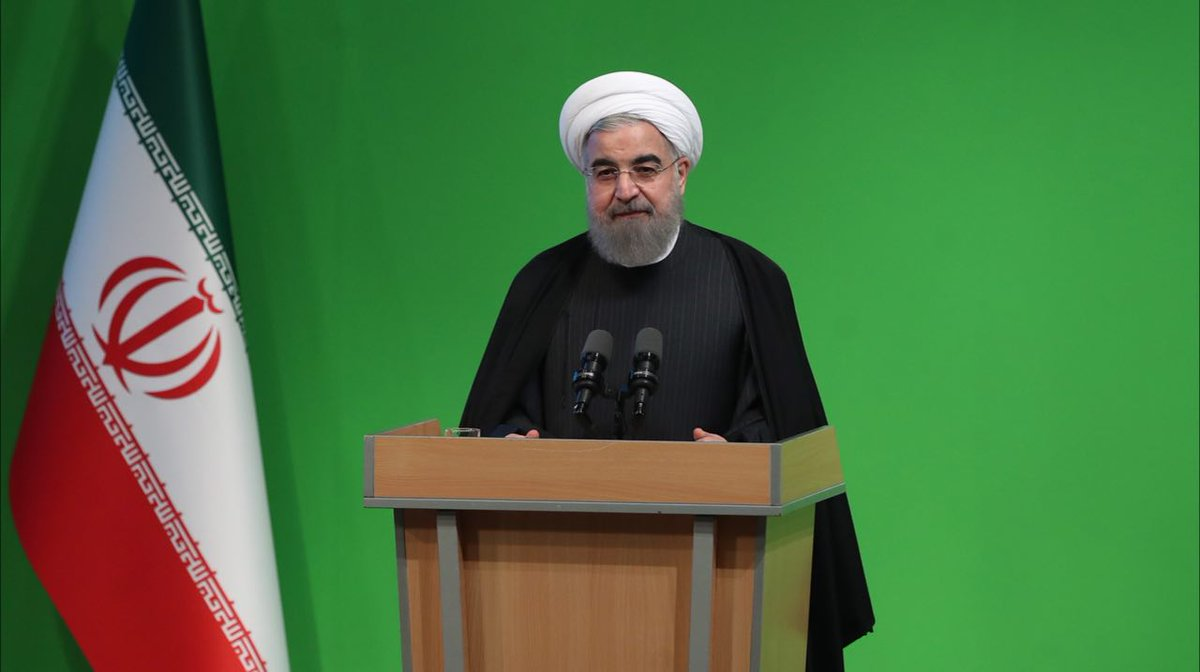
#> input picture rouhani.jpg, 1200 x 672 px
$ jupyter execute Untitled.ipynb
#> lines starting #> are read from the running program, lines starting #| are printed output that depends on the picture; after the words box and inside, x2 and y2 are one past the last pixel; in counts of white or black regions, pixels touching at a corner belong together
[cell 1]
import cv2
import numpy as np
import matplotlib.pyplot as plt

[cell 2]
image = cv2.cvtColor(cv2.imread('rouhani.jpg'), cv2.COLOR_RGB2HSV)
#> image: shape (672, 1200, 3); mean H, S, V 66.3, 140.2, 126.8
plt.imshow(image)

[cell 3]
bg = cv2.resize(cv2.imread('hell-park.jpg'),(image.shape[1],image.shape[0]))
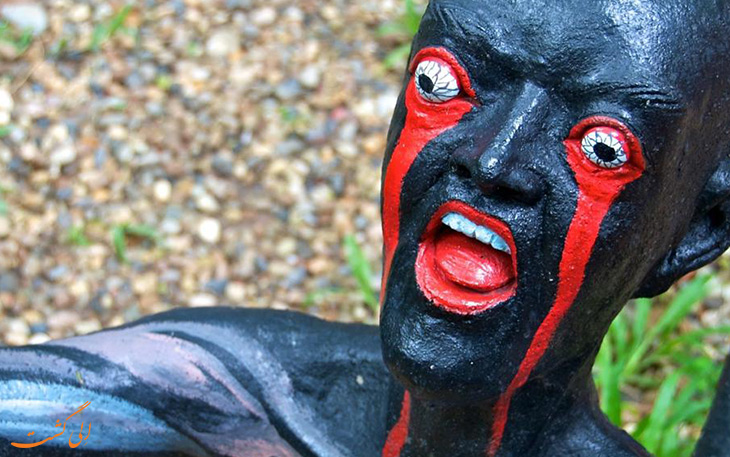
#> input picture hell-park.jpg, 730 x 457 px
#> bg: shape (672, 1200, 3); mean H, S, V 119.6, 119.7, 119.7
plt.imshow(bg)

[cell 4]
up = np.array([70, 255, 255])
low = np.array([50, 50, 50])

[cell 5]
mask = cv2.inRange(image, low, up)
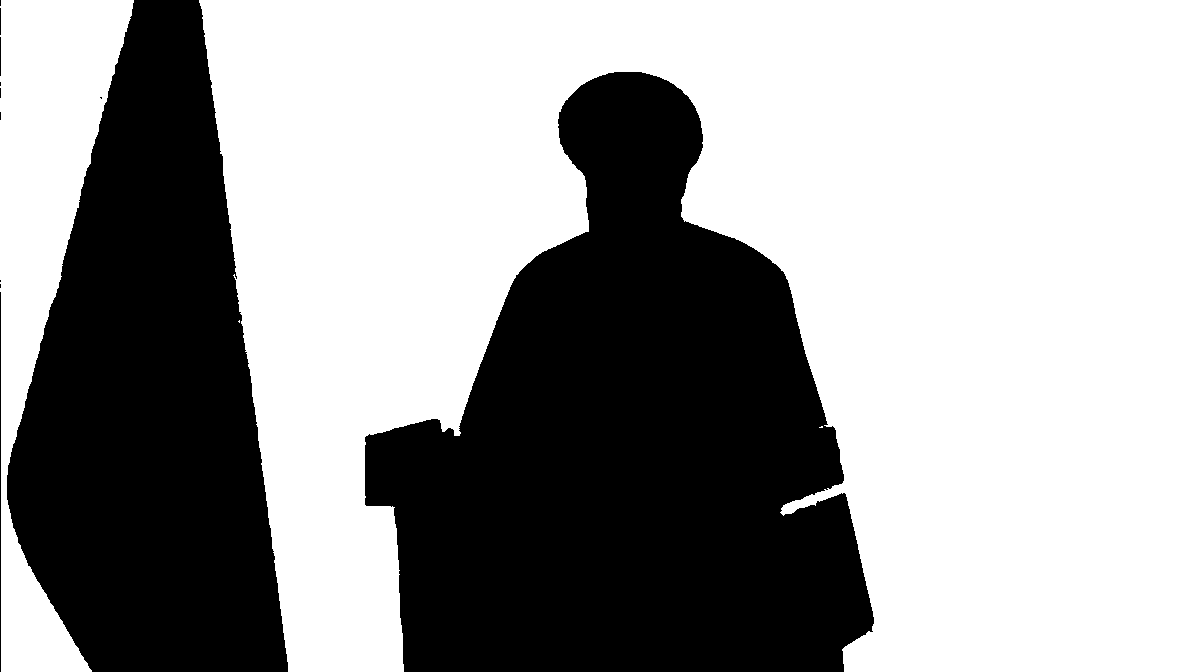
#> mask: shape (672, 1200); 61.2% white; 12 black regions (7 under 20 px), largest, box (x1, y1, x2, y2) and area: (365, 72, 874, 672) 189181, (7, 0, 288, 672) 123404, (0, 292, 1, 672) 380, (0, 37, 1, 76) 39, (0, 8, 1, 35) 27
res = cv2.bitwise_and(image, image, mask=mask)
#> res: shape (672, 1200, 3); mean H, S, V 34.9, 101.2, 82.4
plt.imshow(mask)

[cell 6]
result = image - res
#> result: shape (672, 1200, 3); mean H, S, V 31.4, 39, 44.3
result = cv2.cvtColor(result, cv2.COLOR_HSV2RGB)
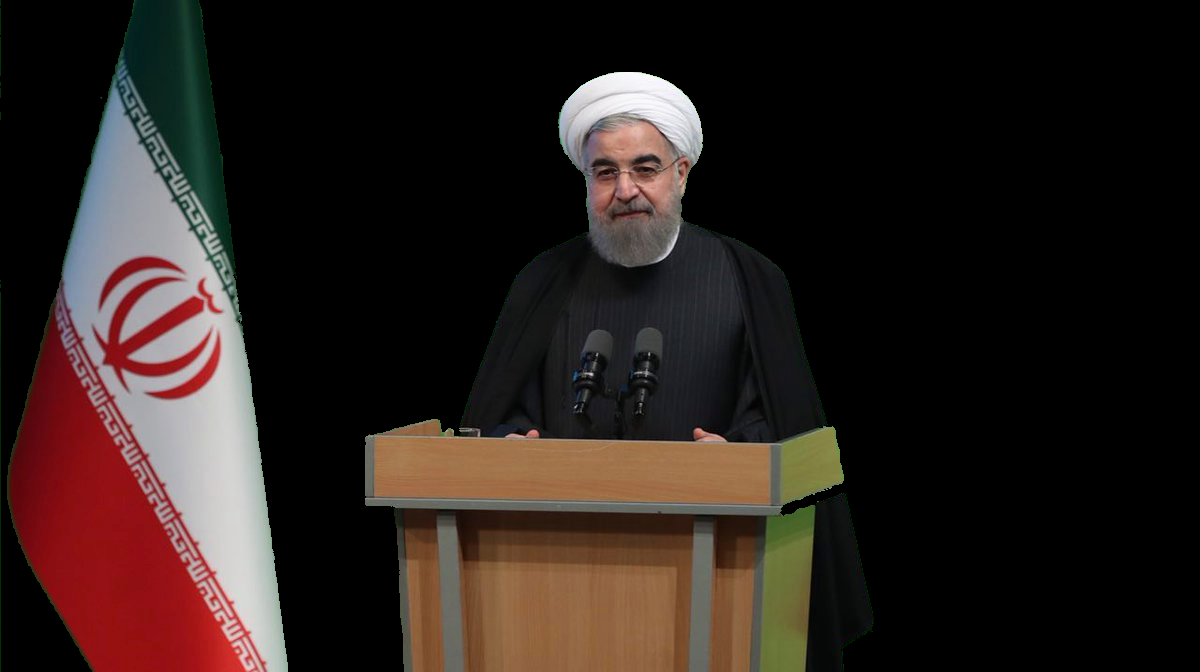
#> result: shape (672, 1200, 3); mean B, G, R 28.2, 31.9, 42.4

result = np.where(result == 0, bg , result)
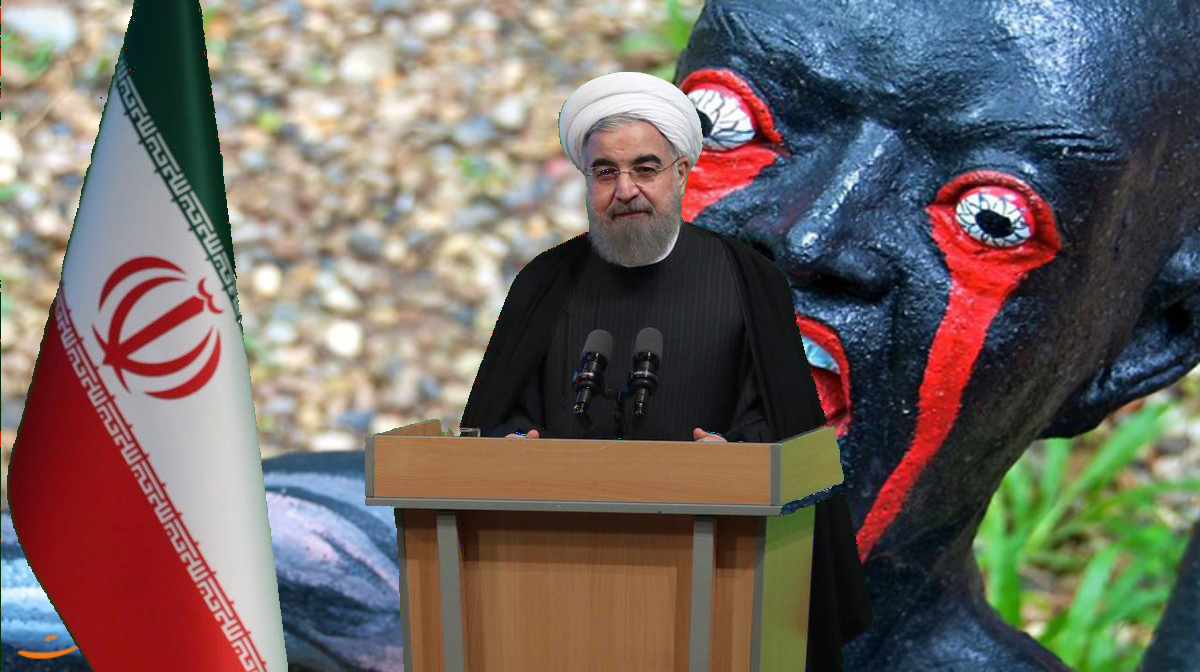
#> result: shape (672, 1200, 3); mean B, G, R 98.6, 104, 113.4

[cell 7]
result = cv2.cvtColor(result, cv2.COLOR_RGB2BGR)
plt.imshow(result)
